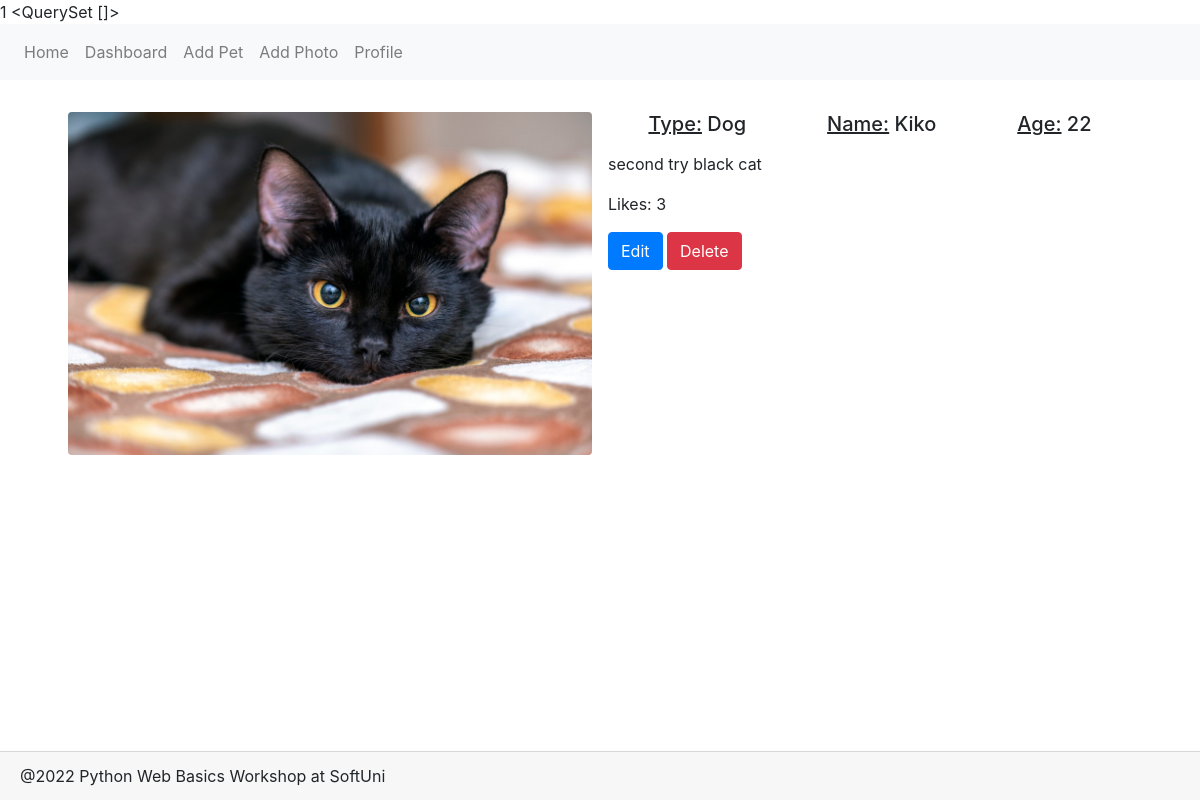
/photo/details/2/ (signed in), run on the app's committed database.
### petstagram/main/models.py (models this page shows)
class PetPhoto(models.Model):
    photo = models.ImageField(
        validators=(
        )
    )
    tagged_pets = models.ManyToManyField(
        Pet,
    )
    description = models.TextField(
        null=True,
        blank=True,
    )
    publication_date = models.DateTimeField(
        auto_now_add=True,
    )
    likes = models.IntegerField(
        default=0,
    )
    user = models.ForeignKey(
        UserModel,
        on_delete=models.CASCADE
    )

class Pet(models.Model):
    CAT = 'Cat'
    DOG = 'Dog'
    BUNNY = 'Bunny'
    PARROT = 'Parrot'
    FISH = 'Fish'
    OTHER = 'Other'
    TYPES = [(x, x) for x in (CAT, DOG, BUNNY, PARROT, FISH, OTHER)]
    MIN_DATE = datetime.date(1920, 1, 1)
    NAME_MAX_LENGTH = 30
    name = models.CharField(
        max_length=NAME_MAX_LENGTH,
    )
    type = models.CharField(
        max_length=max(len(x) for (x, _) in TYPES),
        choices=TYPES,
    )
    date_of_birth = models.DateField(
        null=True,
        blank=True,
        validators=(
        )
    )
    user = models.ForeignKey(
        UserModel,
        on_delete=models.CASCADE,
    )
    @property
    def age(self):
        return datetime.datetime.now().year - self.date_of_birth.year
    class Meta:
        unique_together = ('user', 'name')

### petstagram/main/views/pet_photos.py (the view)
# urls.py: path('photo/details/<int:pk>/', PetPhotoDetailsView.as_view(), name='pet photo details'),
class PetPhotoDetailsView(auth_mixin.LoginRequiredMixin, views.DetailView):
    model = PetPhoto
    template_name = 'mian/photo_details.html'
    context_object_name = 'pet_photo'
    def dispatch(self, request, *args, **kwargs):
        response = super().dispatch(request, *args, **kwargs)
        viewed_pet_photos = request.session.get('last_viewed_pet_photos_ids', [])
        viewed_pet_photos.insert(0, self.kwargs['pk'])
        request.session['last_viewed_pet_photos_ids'] = viewed_pet_photos[:4]
        return response
    def get_queryset(self):
        return super()\
            .get_queryset()\
            .prefetch_related('tagged_pets')
    def get_context_data(self, **kwargs):
        context = super().get_context_data(**kwargs)
        context['is_owner'] = self.object.user == self.request.user
        return context

### templates/mian/photo_details.html (shortened to what this page needs)
{% extends 'base.html' %}
{% block page_content %}
    <div class="container">
        <div class="d-flex">
            <div class="d-inline p-2 w-50">
                <img src="{{ pet_photo.photo.url }}"
                     class="w-100 rounded mx-auto d-block" alt="{{ pet_photo.description }}"/>
            </div>
            <div class="d-inline p-2 w-50">
                {% for pet in pet_photo.tagged_pets.all %}
                    <div class="d-flex justify-content-around">
                        <h5><u>Type:</u> {{ pet.type }}</h5>
                        <h5><u>Name:</u> {{ pet.name }}</h5>
                        {% if pet.date_of_birth %}
                            <h5><u>Age:</u> {{ pet.age }}</h5>
                        {% endif %}
                    </div>
                {% endfor %}
                <p class="mt-2">{{ pet_photo.description }}</p>
                <p class="mt-2">Likes: {{ pet_photo.likes }}</p>
                {% if is_owner %}
                    <a href="{% url 'edit pet photo' pet_photo.pk %}" class="btn btn-primary">Edit</a>
                    <a href="{% url 'delete pet' pet_photo.pk %}" class="btn btn-danger">Delete</a>
                {% endif %}
            </div>
        </div>
    </div>
{% endblock %}

### data on the page
PetPhoto: photo (picture), description "second try black cat", likes "3"
Pet: type "Dog", name "Kiko", age "22"

### other printed values
{{ request.clicks_count }} "1"
{{ request.last_viewed_pet_photos }} "<QuerySet []>"
